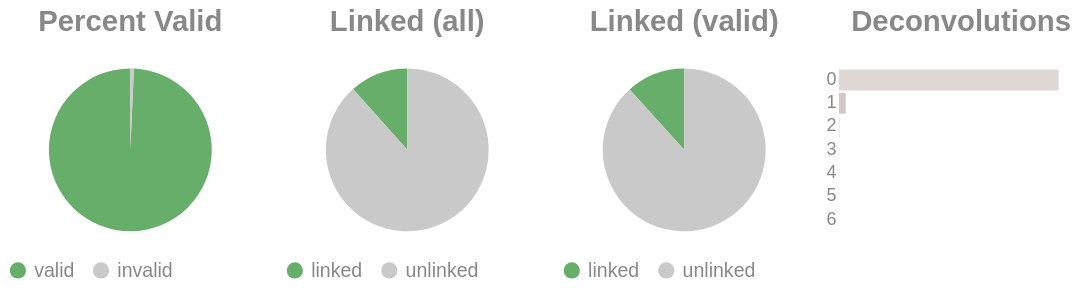

Notebook code for this chart:
### Code cell
if SKIPLR:
    pass
else:
    clash = Counter()
    for i in valids['molecule'].to_list():
        _mol = i.split("-")
        if len(_mol) == 1:
            clash.update('0')
        else:
            clash.update(_mol[-1])

    _d = {"deconvolutions": [], 'count': []}
    for k,v in clash.items():
        _d['deconvolutions'].append(k)
        _d['count'].append(v)

    tot_valid = valids['reads'].sum()
    mask = valids['reads'] >= 2
    n_linked_reads = valids.filter(mask)['reads'].sum()
    if n_linked_reads == 0:
        print_html("No linked molecules (>=2 reads) were detected; skipping linked-only distributions.")
        SKIPLR = True
    else:
        perc_valid = round(tot_valid / n_reads, 4)
        linked_perc_abs = round(n_linked_reads / n_reads, 4)
        linked_perc = round(n_linked_reads / tot_valid, 4)

    _valid = pl.DataFrame({"valids": ['valid', 'invalid'], "count": [tot_valid, n_reads - tot_valid]})
    _linked_abs = pl.DataFrame({"linked (absolute)": ['linked', 'unlinked'], "count": [n_linked_reads, n_reads - n_linked_reads]})
    _linked_rel = pl.DataFrame({"linked (valids)": ['linked', 'unlinked'], "count": [n_linked_reads, tot_valid - n_linked_reads]})

    (
        alt.hconcat(
            piechart(_valid, goodval = 'valid', title = "Percent Valid"),
            piechart(_linked_abs, goodval = "linked", title =  "Linked (all)"),
            piechart(_linked_rel, goodval = "linked", title =  "Linked (valid)"),
            convolutionbar(pl.DataFrame(_d), title = "Deconvolutions"),
            center = True,
            bounds = 'flush'
        )
        .resolve_scale(color='independent')
        .resolve_legend('independent')
        .properties(usermeta={'embedOptions': {"actions": False}})
    ).display()

### Figure 1 — Vega-Lite specification as saved in the notebook (floating-point values rounded to 4 significant figures)
{"width": "container", "height": 400, "config": {"title": {"anchor": "start", "dy": -15, "fontSize": 18, "color": "#888888", "subtitleColor": "#888888", "subtitleFontSize": 14}, "arc": {"fill": "#0072B2"}, "axis": {"domainColor": "#888888", "domainWidth": 0.5, "gridWidth": 0.2, "grid": false, "titleFontWeight": 400, "titleFontSize": 15, "labelFontSize": 11, "labelColor": "#888888", "tickColor": "#888888", "tickWidth": 0.2, "titleColor": "#888888"}, "axisBand": {"grid": false}, "axisX": {"grid": true, "tickSize": 10, "domainCap": "round"}, "axisY": {"domain": false, "grid": true, "tickSize": 0, "domainCap": "round"}, "background": "transparent", "header": {"labelFontSize": 15, "labelColor": "#888888", "titleFontSize": 15, "titleFontWeight": 600, "titleColor": "#888888"}, "legend": {"labelFont": "sans-serif", "labelFontSize": 12, "labelColor": "#888888", "symbolSize": 100, "symbolType": "circle", "titleFontSize": 12, "titlePadding": 10, "titleColor": "#888888", "title": null}, "range": {"category": ["#E69F00", "#56B4E9", "#009E73", "#F0E442", "#0072B2", "#D55E00", "#CC79A7", "#000000"], "diverging": ["#cfe8f3", "#a2d4ec", "#73bfe2", "#46abdb", "#1696d2", "#12719e"]}, "area": {"fill": "#0072B2", "fillOpacity": 0.7, "line": true, "strokeOpacity": 0.7}, "line": {"color": "#0072B2", "stroke": "#0072B2", "strokeWidth": 2}, "trail": {"color": "#0072B2", "stroke": "#0072B2", "strokeWidth": 0, "size": 1}, "point": {"filled": true, "fillOpacity": 1.0, "size": 95}, "text": {"color": "#888888", "fontSize": 11, "align": "right", "fontWeight": 400, "size": 11}, "bar": {"fill": "#0072B2", "stroke": null}, "view": {"stroke": null, "continuousWidth": 660, "continuousHeight": 400}}, "hconcat": [{"data": {"name": "data-94f857325ac4514ac5f4c71d84fbe0cb"}, "mark": {"type": "arc"}, "encoding": {"color": {"field": "valids", "legend": {"orient": "bottom", "title": null}, "scale": {"domain": ["valid", "invalid"], "range": ["#68ae6b", "#C9C9C9"]}, "title": "Valids", "type": "nominal"}, "theta": {"field": "count", "type": "quantitative"}, "tooltip": [{"field": "valids", "title": "Valids", "type": "ordinal"}, {"field": "percent", "format": ".2%", "title": "Percent", "type": "quantitative"}, {"field": "count", "title": "Count", "type": "quantitative"}]}, "height": 100, "title": {"text": "Percent Valid", "align": "center", "anchor": "middle"}, "transform": [{"calculate": "datum.count / 4487321", "as": "percent"}], "width": 150}, {"data": {"name": "data-ddaec90a9ff76a55ac6f2716247bf2a4"}, "mark": {"type": "arc"}, "encoding": {"color": {"field": "linked (absolute)", "legend": {"orient": "bottom", "title": null}, "scale": {"domain": ["linked", "unlinked"], "range": ["#68ae6b", "#C9C9C9"]}, "title": "Linked (Absolute)", "type": "nominal"}, "theta": {"field": "count", "type": "quantitative"}, "tooltip": [{"field": "linked (absolute)", "title": "Linked (Absolute)", "type": "ordinal"}, {"field": "percent", "format": ".2%", "title": "Percent", "type": "quantitative"}, {"field": "count", "title": "Count", "type": "quantitative"}]}, "height": 100, "title": {"text": "Linked (all)", "align": "center", "anchor": "middle"}, "transform": [{"calculate": "datum.count / 4487321", "as": "percent"}], "width": 150}, {"data": {"name": "data-236d3cd4bbfb7dbda70cc85141804c55"}, "mark": {"type": "arc"}, "encoding": {"color": {"field": "linked (valids)", "legend": {"orient": "bottom", "title": null}, "scale": {"domain": ["linked", "unlinked"], "range": ["#68ae6b", "#C9C9C9"]}, "title": "Linked (Valids)", "type": "nominal"}, "theta": {"field": "count", "type": "quantitative"}, "tooltip": [{"field": "linked (valids)", "title": "Linked (Valids)", "type": "ordinal"}, {"field": "percent", "format": ".2%", "title": "Percent", "type": "quantitative"}, {"field": "count", "title": "Count", "type": "quantitative"}]}, "height": 100, "title": {"text": "Linked (valid)", "align": "center", "anchor": "middle"}, "transform": [{"calculate": "datum.count / 4455850", "as": "percent"}], "width": 150}, {"data": {"name": "data-e0fe66bf4adcf9d35b19ce84e1e25d7f"}, "mark": {"type": "bar"}, "encoding": {"color": {"field": "deconvolutions", "legend": null, "scale": {"scheme": "lightgreyred"}, "type": "nominal"}, "tooltip": [{"field": "deconvolutions", "title": "Deconvolutions", "type": "ordinal"}, {"field": "percent", "format": ".2%", "title": "Percent", "type": "quantitative"}, {"field": "count", "title": "Count", "type": "quantitative"}], "x": {"axis": null, "field": "count", "type": "quantitative"}, "y": {"field": "deconvolutions", "sort": "ascending", "title": null, "type": "nominal"}}, "height": 100, "title": {"text": "Deconvolutions", "align": "center", "anchor": "middle"}, "transform": [{"calculate": "datum.count / 4177361", "as": "percent"}], "width": 150}], "bounds": "flush", "center": true, "resolve": {"legend": {"angle": "independent"}, "scale": {"color": "independent"}}, "usermeta": {"embedOptions": {"actions": false}}, "$schema": "https://vega.github.io/schema/vega-lite/v6.1.0.json", "datasets": {"data-94f857325ac4514ac5f4c71d84fbe0cb": [{"valids": "valid", "count": 4455850}, {"valids": "invalid", "count": 31471}], "data-ddaec90a9ff76a55ac6f2716247bf2a4": [{"linked (absolute)": "linked", "count": 520338}, {"linked (absolute)": "unlinked", "count": 3966983}], "data-236d3cd4bbfb7dbda70cc85141804c55": [{"linked (valids)": "linked", "count": 520338}, {"linked (valids)": "unlinked", "count": 3935512}], "data-e0fe66bf4adcf9d35b19ce84e1e25d7f": [{"deconvolutions": "0", "count": 4044687}, {"deconvolutions": "1", "count": 125429}, {"deconvolutions": "2", "count": 6714}, {"deconvolutions": "3", "count": 488}, {"deconvolutions": "4", "count": 37}, {"deconvolutions": "5", "count": 5}, {"deconvolutions": "6", "count": 1}]}}
